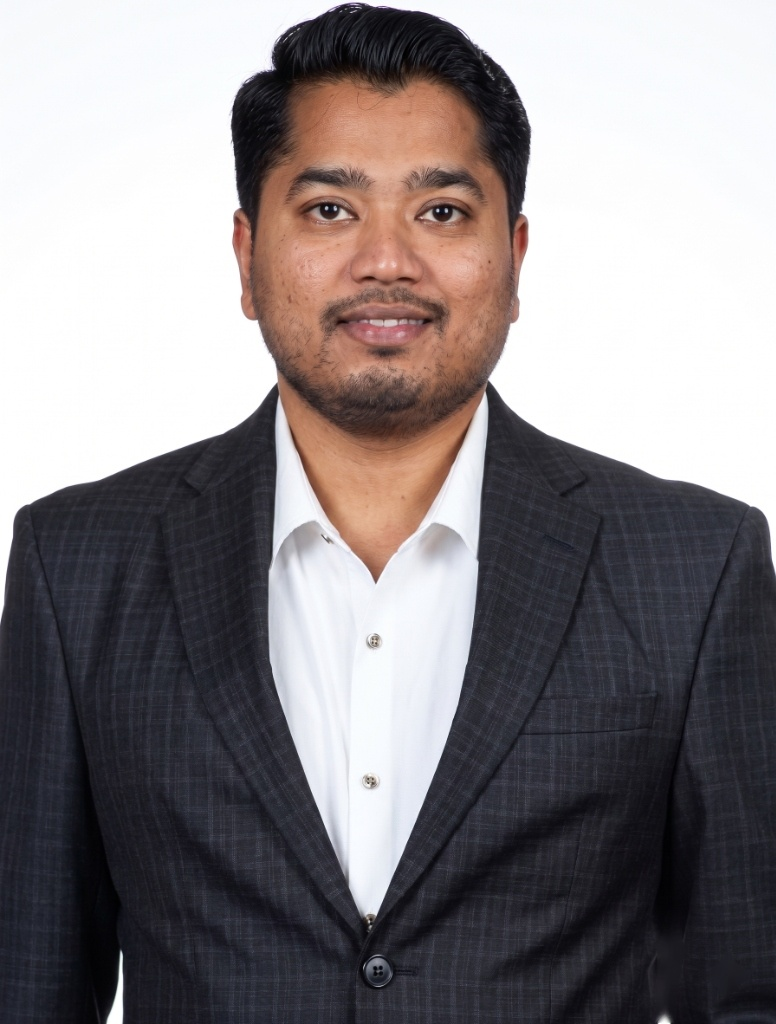
#> input picture ceo_cropped.jpg, 776 x 1024 px, found by its file name
$ python inpaint_watermark_full.py
#> lines starting #> are read from the running program, lines starting #| are printed output that depends on the picture; after the words box and inside, x2 and y2 are one past the last pixel; in counts of white or black regions, pixels touching at a corner belong together
import cv2
import numpy as np
import shutil

# Start fresh by copying the original uploaded image
orig_path = r'C:\Users\bem\.gemini\antigravity-ide\brain\572b0bea-2cac-4018-aef0-4f2f14243813\media__1782754342724.jpg'
dest_path = 'ceo_cropped.jpg'
shutil.copyfile(orig_path, dest_path)
print("Copied original image to ceo_cropped.jpg")

# Load the image
img = cv2.imread(dest_path)
#> img is the input picture: shape (1024, 776, 3); mean B, G, R 131.3, 129.1, 134.8
h, w, c = img.shape
#> h = 1024; w = 776; c = 3

# Create a mask of the same size (grayscale)
mask = np.zeros((h, w), dtype=np.uint8)

# Define the wider ROI for the watermark
roi_x_min, roi_x_max = 650, 760
roi_y_min, roi_y_max = 900, 1020

# Inside this region, find pixels that are brighter than 80
for y in range(roi_y_min, roi_y_max):
    for x in range(roi_x_min, roi_x_max):
        if y < h and x < w:
            pixel_val = img[y, x]
            # Check if the gray value is bright
            gray_val = 0.299 * pixel_val[2] + 0.587 * pixel_val[1] + 0.114 * pixel_val[0]
            if gray_val > 80:
                mask[y, x] = 255
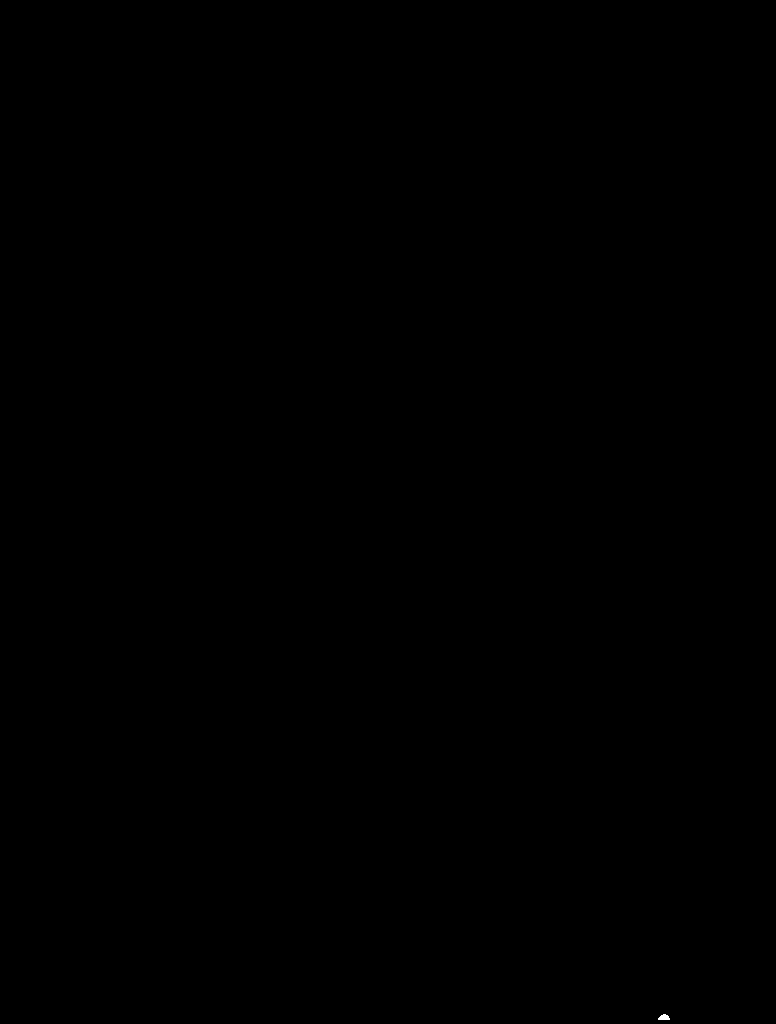
#> mask: shape (1024, 776); 0.01% white; 1 white region, box (x1, y1, x2, y2) and area: (658, 1014, 670, 1020) 53

# Dilate the mask slightly to cover the boundaries of the watermark
kernel = np.ones((7, 7), dtype=np.uint8)
mask = cv2.dilate(mask, kernel, iterations=1)
#> mask: shape (1024, 776); 0.02% white; 1 white region, box (x1, y1, x2, y2) and area: (655, 1011, 673, 1023) 197

# Apply inpainting
# We'll use INPAINT_TELEA
result = cv2.inpaint(img, mask, inpaintRadius=9, flags=cv2.INPAINT_TELEA)

# Save the resulting image
cv2.imwrite(dest_path, result)
print("Inpainted watermark and saved ceo_cropped.jpg successfully!")
